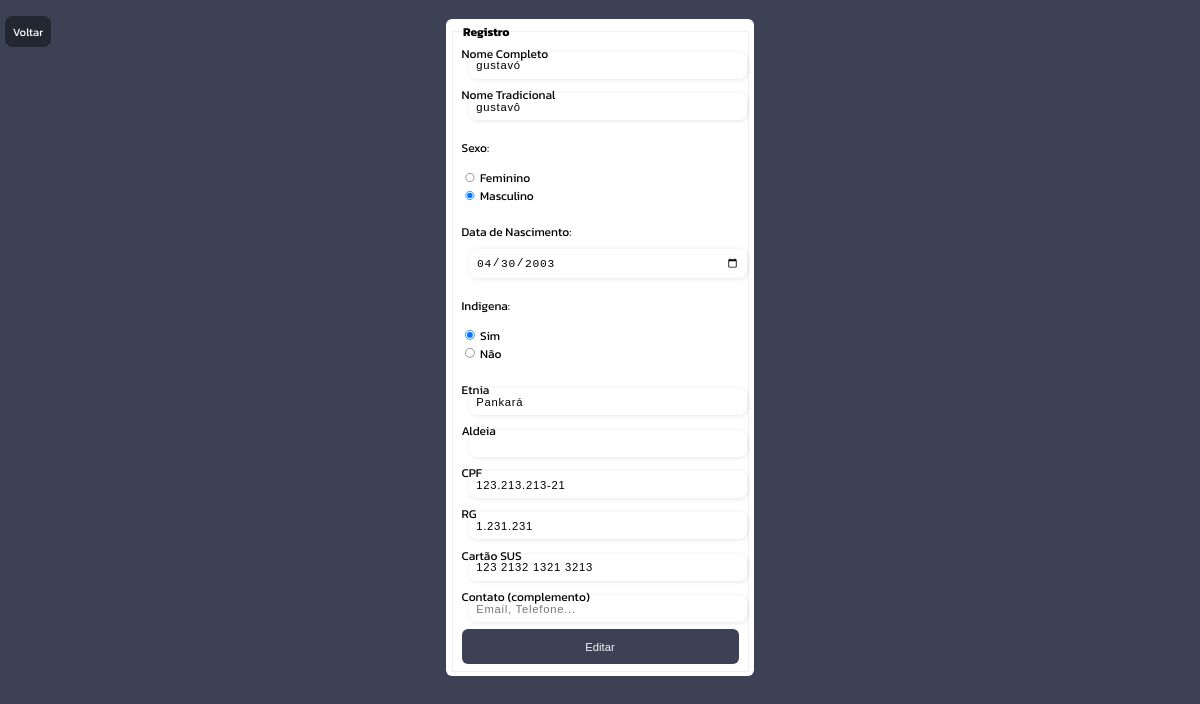
The page /casai/registro-editar.php?id=2 (signed in) on the database its author committed.
### tables this page shows
CREATE TABLE IF NOT EXISTS `registros` (
`id` int(11) NOT NULL,
  `nome` varchar(45) NOT NULL,
  `nome_tradicional` varchar(45) DEFAULT NULL,
  `sexo` varchar(9) NOT NULL,
  `data_nascimento` date NOT NULL,
  `indigena` varchar(3) NOT NULL,
  `etnia` varchar(30) DEFAULT NULL,
  `aldeia` varchar(30) DEFAULT NULL,
  `cpf` varchar(14) NOT NULL,
  `rg` varchar(14) NOT NULL,
  `cartao_sus` varchar(18) NOT NULL,
  `complemento` varchar(110) DEFAULT NULL
);

### casai/registro-editar.php (the view, shortened to what this page needs)
<?php
    if(!empty($_GET['id']))
    {
        include_once('config.php');
        $id = $_GET['id'];
        $sqlSelect = "SELECT * FROM registros WHERE id=$id";
        $result = $conexao->query($sqlSelect);
        if($result-> num_rows > 0)
        {
            while($registros_data = mysqli_fetch_assoc($result))
            {
                $nome = $registros_data['nome'];
                $nomeTradicional = $registros_data['nome_tradicional'];
                $sexo = $registros_data['sexo'];
                $nascimento = $registros_data['data_nascimento'];
                $indigena = $registros_data['indigena'];
                $etnia = $registros_data['etnia'];
                $aldeia = $registros_data['aldeia'];
                $cpf = $registros_data['cpf'];
                $rg = $registros_data['rg'];
                $sus = $registros_data['cartao_sus'];
                $complemento = $registros_data['complemento'];
            }
        }
        else
        {
            header('Location: historico-registros.php');
        }
    }
?>
<!DOCTYPE html>
<html lang="pt-br">
<head>
    <link rel="stylesheet" href="assets//css//style.css">
</head>
<body>
    <div class="voltar">
        <a href="historico-registros.php">Voltar</a>
    </div>
    <div class="box" in="content">
        <form action="registro-edicao.php" method="POST">
            <fieldset>
                <legend><b>Registro</b></legend>
                <div class="inputBox">
                    <input type="text" name="nome" id="nome" class="inputUser" maxlength="45" value="<?php echo $nome ?>" placeholder="Digite O Nome Completo (Obrigatório)" required>
                    <label for="nome" class="lableInput">Nome Completo</label>
                </div>
                <div class="inputBox">
                    <input type="text" name="nome_tradicional" id="nome_tradicional" class="inputUser" value="<?php echo $nomeTradicional ?>" maxlength="45" placeholder="">
                    <label for="nome_tradicional" class="lableInput">Nome Tradicional</label>
                </div>
                <div class="genderInputs">
                    <div class="genderTitle">
                        <p>Sexo:</p>
                    </div>
                    <div class="gender-group">
                        <div class="gender-input">
                            <input id="Feminino" type="radio" name="sexo" value="Feminino" <?php echo $sexo == 'Feminino' ? 'checked' : '' ?> required>
                            <label for="Feminino">Feminino</label>
                        </div>
                        <div class="gender-input">
                            <input id="Masculino" type="radio" name="sexo" value="Masculino" <?php echo $sexo == 'Masculino' ? 'checked' : ''?> required>
                            <label for="Masculino">Masculino</label>
                        </div>
                    </div>
                </div>
                <br>
                <div class="inputBox">
                    <label for="data_nascimento">Data de Nascimento:</label>
                    <input type="date" name="data_nascimento" id="data_nascimento" class="inputUser" value="<?php echo $nascimento ?>" required>
                </div>
                <div class="indigenousInputs">
                    <div class="indigenousTitle">
                        <p>Indigena:</p>
                    </div>
                    <div class="indigenous-group">
                        <div class="indigenous-input">
                            <input id="yes" type="radio" name="indigena" value="Sim" <?php echo $indigena == 'Sim' ? 'checked' : ''?> required>
                            <label for="yes">Sim</label>
                        </div>
                        <div class="indigenous-input">
                            <input id="no" type="radio" name="indigena" value="Não" <?php echo $indigena == 'Não' ? 'checked' : ''?> required>
                            <label for="no">Não</label>
                        </div>
                    </div>
                </div>
                <br>
                <div class="inputBox">
                    <input type="text" name="etnia" id="etnia" class="inputUser" maxlength="30" value="<?php echo $etnia ?>">
                    <label for="nome" class="lableInput">Etnia</label>
                </div>
                <div class="inputBox">
                    <input type="text" name="aldeia" id="aldeia" class="inputUser" maxlength="30" value="<?php echo $aldeia ?>">
                    <label for="nome" class="lableInput">Aldeia</label>
                </div>
                <div class="inputBox">
                    <input type="text" name="cpf" id="cpf" class="inputUser" minlength="14" maxlength="14" placeholder="xxx.xxx.xxx-xx (Obrigatório)" onkeypress="mascara_cpf()" required value="<?php echo $cpf ?>">
                    <label for="nome" class="lableInput">CPF</label>
                </div>
                <div class="inputBox">
                    <input type="text" name="rg" id="rg" class="inputUser" minlength="9" maxlength="9" placeholder="x.xxx.xxx (Obrigatório)" onkeypress="mascara_rg()" required value="<?php echo $rg ?>">
                    <label for="nome" class="lableInput">RG</label>
                </div>
                <div class="inputBox">
                    <input type="text" name="cartao_sus" id="cartao_sus" class="inputUser" minlength="18" maxlength="18" placeholder="xxx xxxx xxxx xxxx" onkeypress="mascara_sus()" value="<?php echo $sus ?>">
                    <label for="cartao_sus" class="lableInput">Cartão SUS</label>
                </div>
                <div class="inputBox">
                    <input type="text" name="complemento" id="complemento" class="inputUser" maxlength="110" placeholder="Email, Telefone..." value="<?php echo $complemento ?>">
                    <label for="complemento" class="lableInput">Contato (complemento)</label>
                </div>
                <input type="submit" name="update" id="update" value="Editar">
            </fieldset>
        </form>
    </div>
</body>
</html>

### casai/assets/css/style.css (style rules this page uses)
body,html { margin: 0px; padding: 0px; background-color: #3C4254; font-family: 'Kanit', sans-serif; }
.box { position: relative; background-color: #FFF; border-radius: 8px; color: aliceblue; padding: 5px; width: 80%; max-width: 400px; margin: 25px auto 0; }
#update { background-color: #3C4254; width: 100%; padding: 15px; border: none; border-radius: 8px; color: aliceblue; font-size: 15px; cursor: pointer; }
fieldset { color: black; }
.inputBox { position: relative; }
.inputUser { width: 95%; margin: 0.6rem; padding: 10px; border-radius: 10px; border: none; box-shadow: 1px 1px 6px #0000001c; font-size: 15px; letter-spacing: 1px; }
.lableInput { position: absolute; top: 0px; left: 0px; pointer-events: none; transition: .5s; }
.voltar { position: absolute; margin-top: 5px; margin-left: 5px; }
.voltar a { text-decoration: none; color: #FFF; font-size: 15px; margin: 2px; background-color: rgba(0, 0, 0, 0.414); padding: 10px; border-radius: 10px; }
@media screen and (max-width: 1400px) { body { zoom: 0.75; } }

### rows shown on the page
registros: nome "gustavó", nome_tradicional "gustavô", sexo "☐ Feminino", sexo "☑ Masculino", data_nascimento "04/30/2003", indigena "☑ Sim", indigena "☐ Não", etnia "Pankará", cpf "123.213.213-21", rg "1.231.231", cartao_sus "123 2132 1321 3213"
